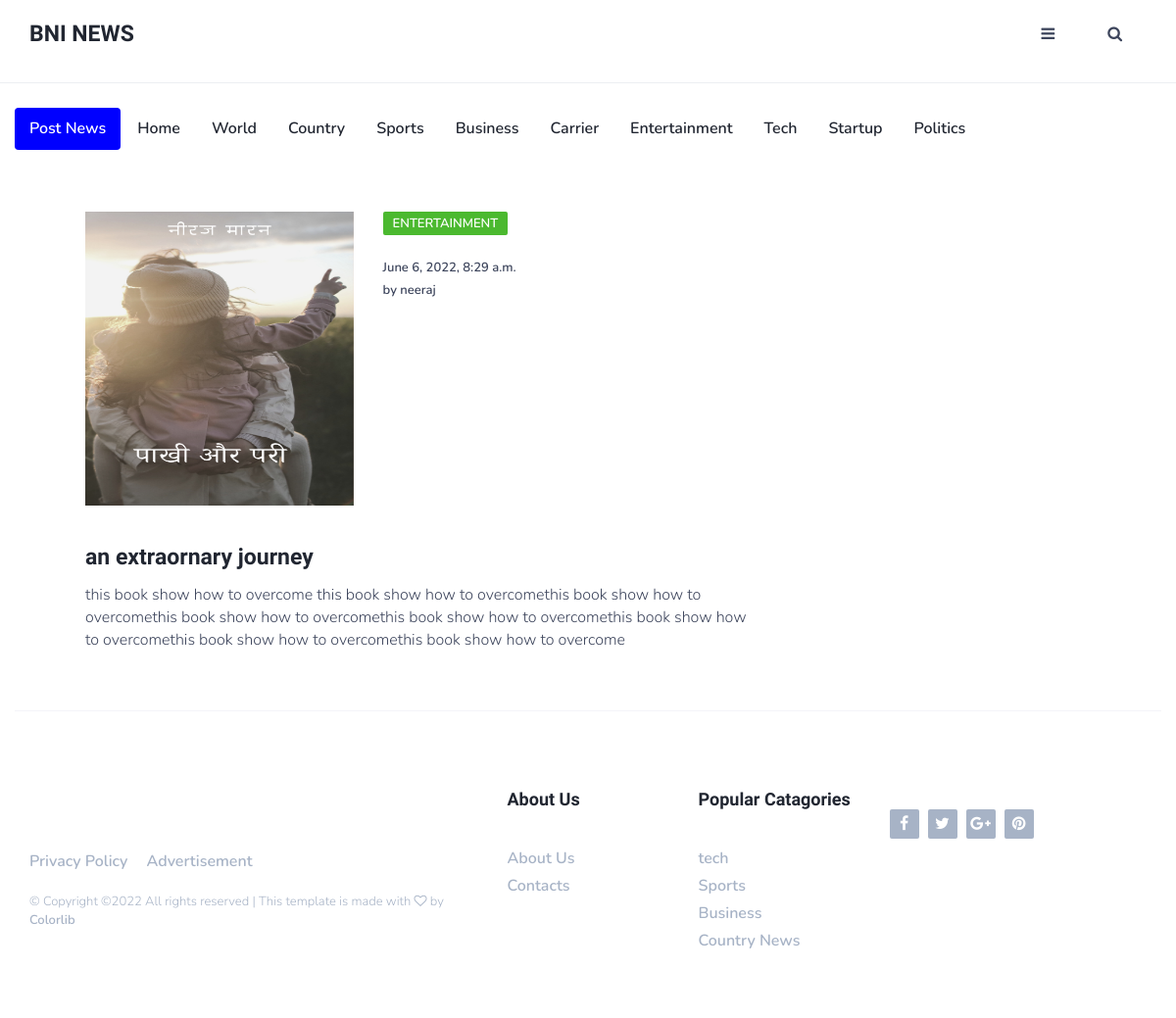
The page /country/1/ on the database its author committed.
### news_app/models.py (models this page shows, shortened)
class Country(models.Model):
    author = models.ForeignKey(User, on_delete=models.CASCADE,default=1 )
    image = models.ImageField(upload_to='pics_country', null=True)
    heading = models.CharField(max_length=100)
    title=models.CharField(max_length=500)
    slug = models.SlugField(max_length=40, default=True)
    content = models.TextField()
    date_time = models.DateTimeField(default=datetime.datetime.now())
    category = models.CharField(max_length=20, choices=CATEGORY_CHOICES)

### news_app/views.py (the view)
# urls.py: path('country/<int:pk>/', CountryDetailView.as_view(template_name="news_app/detail.html"), name='country-detail'),
class CountryDetailView(DetailView):
    model = Country

### templates/news_app/detail.html (shortened to what this page needs)
   {% extends 'news_app/base.html'%}
   {% block content %}
   <div class="row" style="width:90%;margin:auto" id='_row'>
       <div class="col-md-8">
           <div class="row">
               <div class="col-md-18" >
                   <div class="post post-row" height="400px">
                       <a class="post-img" href=""><img src="{{ object.image.url }}" alt="" width='300px' height='300px'></a>
                       <div class="post-body">
                            <div class="post-meta" >
                              <div>
                               <small><a class="post-category cat-1" href="">{{object.category}} </a>
                                 <br><br><span class="post-date" >{{object.date_time}}</span></small>
                                 <br><span class="post-date" > by {{object.author}}</span></small>
                               </div>
                            </div>
                       </div>
                   </div>
                   <h3 class="post-title">{{object.title}}</h3>
                   <p>{{object.content }}</p>
                </div>
           </div>
       </div>
       </div>
   </div>
   {% endblock %}

### static/css/style.css (style rules this page uses)
body { font-family: 'Nunito', sans-serif; font-size: 16px; font-weight: 300; color: #3d455c; margin: 0; padding: 0; overflow-x: hidden; }
h1, h2, h3, h4, h5, h6 { font-family: 'Nunito Sans', sans-serif; font-weight: 700; color: #212631; margin: 0px 0px 15px; }
h3 { font-size: 23px; }
a { font-weight: 600; color: #212631; text-decoration: none; }
p { margin: 0px 0px 20px; }
.post { margin-bottom: 40px; }
.post .post-img { display: block; -webkit-transition: 0.2s opacity; transition: 0.2s opacity; }
.post .post-img > img { width: 100%; }
.post .post-meta { margin-top: 15px; margin-bottom: 15px; }
.post-meta .post-category { font-size: 13px; text-transform: uppercase; padding: 3px 10px; font-weight: 600; border-radius: 2px; margin-right: 15px; color: #FFF; background-color: #212631; -webkit-transition: 0.2s opacity; transition: 0.2s opacity; }
.post-meta .post-category.cat-1 { background-color: #4BB92F; }
.post-meta .post-date { font-size: 13px; font-weight: 600; }
.post.post-row:after { content: ''; display: block; clear: both; }
.post.post-row .post-img { width: 40%; float: left; }
.post.post-row .post-body { margin-left: calc(40% + 30px); }
.post.post-row .post-meta { margin-top: 0px; }

### rows shown on the page
Country: image (picture), category "ENTERTAINMENT", date_time "June 6, 2022, 8:29 a.m.", author "neeraj", title "an extraornary journey", content "this book show how to overcome this book show how to overcomethis book show how to overcomethis book show how to overcomethis book show how to overcomethis book show how to overcomethis book show how to overcomethis book show how to overcome"
